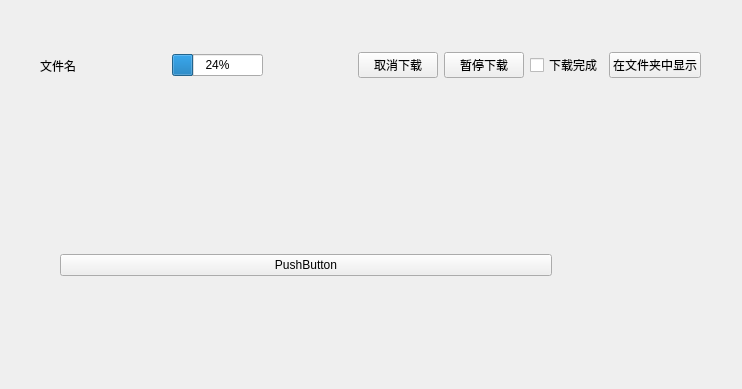
<?xml version="1.0" encoding="UTF-8"?>
<ui version="4.0">
 <class>FilesUtil</class>
 <widget class="QWidget" name="FilesUtil">
  <property name="geometry">
   <rect>
    <x>0</x>
    <y>0</y>
    <width>742</width>
    <height>389</height>
   </rect>
  </property>
  <property name="windowTitle">
   <string>下载</string>
  </property>
  <widget class="QWidget" name="gridLayoutWidget">
   <property name="geometry">
    <rect>
     <x>60</x>
     <y>190</y>
     <width>492</width>
     <height>151</height>
    </rect>
   </property>
   <layout class="QGridLayout" name="gridLayout">
    <item row="0" column="0">
     <widget class="QPushButton" name="pushButton">
      <property name="text">
       <string>PushButton</string>
      </property>
     </widget>
    </item>
   </layout>
  </widget>
  <widget class="QWidget" name="widget_downloadFile" native="true">
   <property name="geometry">
    <rect>
     <x>40</x>
     <y>50</y>
     <width>661</width>
     <height>31</height>
    </rect>
   </property>
   <layout class="QHBoxLayout" name="horizontalLayout_DownloadFiles">
    <item>
     <widget class="QLabel" name="label_fileName">
      <property name="lineWidth">
       <number>1</number>
      </property>
      <property name="text">
       <string>文件名</string>
      </property>
     </widget>
    </item>
    <item>
     <spacer name="horizontalSpacer">
      <property name="orientation">
       <enum>Qt::Horizontal</enum>
      </property>
      <property name="sizeHint" stdset="0">
       <size>
        <width>40</width>
        <height>20</height>
       </size>
      </property>
     </spacer>
    </item>
    <item>
     <widget class="QProgressBar" name="progressBar_Download">
      <property name="value">
       <number>24</number>
      </property>
     </widget>
    </item>
    <item>
     <spacer name="horizontalSpacer_2">
      <property name="orientation">
       <enum>Qt::Horizontal</enum>
      </property>
      <property name="sizeHint" stdset="0">
       <size>
        <width>40</width>
        <height>20</height>
       </size>
      </property>
     </spacer>
    </item>
    <item>
     <widget class="QPushButton" name="pushButton_cancelDownload">
      <property name="text">
       <string>取消下载</string>
      </property>
     </widget>
    </item>
    <item>
     <widget class="QPushButton" name="pushButton_pauseDownload">
      <property name="text">
       <string>暂停下载</string>
      </property>
     </widget>
    </item>
    <item>
     <widget class="QCheckBox" name="checkBox_downloadFinished">
      <property name="text">
       <string>下载完成</string>
      </property>
     </widget>
    </item>
    <item>
     <widget class="QPushButton" name="pushButton_openFromLocalFile">
      <property name="text">
       <string>在文件夹中显示</string>
      </property>
     </widget>
    </item>
   </layout>
  </widget>
 </widget>
 <resources/>
 <connections/>
</ui>
